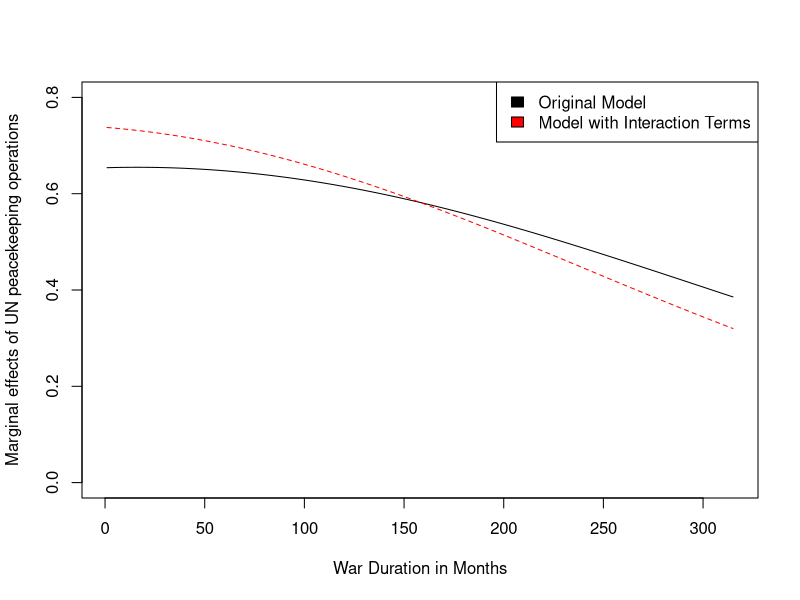

Source code (R): (Note: this script raises an error after producing the figure.)
setwd("/Users/anggunberlian/Desktop/CS112")
## THE SET UP

library(Matching)
foo <- read.csv("peace.csv")

################
#  QUESTION 2  #
################
# Replicate figure 8 in https://gking.harvard.edu/files/counterf.pdf
# EXCEPT instead of the original interaction term, add two other interaction terms: (exp*untype4) and (wardur*logcost)

# extract relevant columns
foo2 <- foo[, c(6:8, 11:16, 99, 50, 114, 49, 52, 63, 136, 109, 126, 48, 160, 142, 10, 108)]

# remove 2 rows with missing data (there are better ways to handle missing data)
foo2 <- foo2[c(-19, -47), ]

# check that all missing data is gone...
which(is.na(foo2) == TRUE)

# take a peek at the data set (identify the columns)
head(foo2)

# Train the two models (without and with interaction term)
glm1 <- glm(pbs2s3 ~ wartype + logcost + wardur + factnum + factnum2 + 
              trnsfcap + develop + exp + decade + treaty + untype4, 
            data = foo2, family = binomial)
summary(glm1)

glm.int <- glm(pbs2s3 ~ wartype + logcost + wardur + factnum + factnum2 + 
                     trnsfcap + develop + exp + decade + treaty + untype4 + exp*untype4 + wardur*logcost, 
                   data = foo2, family = binomial)
summary(glm.int)

# Predictors at their means
mean.wartype <- mean(foo2$wartype)
mean.logcost <- mean(foo2$logcost)
mean.logdead <- mean(foo2$logcost)
mean.factnum <- mean(foo2$factnum)
mean.factnum2 <- mean(foo2$factnum2)
mean.trnsfcap <- mean(foo2$trnsfcap)
mean.develop <- mean(foo2$develop)
mean.exp <- mean(foo2$exp)
mean.decade <- mean(foo2$decade)
mean.treaty <- mean(foo2$treaty)

# Get logit auxiliary function
get_logit <- function(X, coef) {
  logit <- coef[1] + sum(coef[2:length(coef)]*X)
  return(exp(logit) / (1 + exp(logit)))
}

storage.original.treat <- rep(NA, 315)
storage.original.control <- rep(NA, 315)

# For each war duration
for (wardur in 1:315) {
  
  # Hypothetical unit with predictors held at their means, for both
  # treatment and control group, and varying wardur.
  X.treat <- c(mean.wartype, mean.logcost, wardur, mean.factnum, mean.factnum2, 
               mean.trnsfcap, mean.develop, mean.exp, mean.decade, mean.treaty, 1)
  X.control <- c(mean.wartype, mean.logcost, wardur, mean.factnum, mean.factnum2, 
                 mean.trnsfcap, mean.develop, mean.exp, mean.decade, mean.treaty, 0)
  
  storage.original.treat[wardur]  <- get_logit(X.treat, coef(glm1))
  storage.original.control[wardur]  <- get_logit(X.control, coef(glm1))
}

# Marginal treatment effect is y_treat - y_control
original_y <- storage.original.treat - storage.original.control

# Same process, but for interaction model
storage.int.treat <- rep(NA, 315)
storage.int.control <- rep(NA, 315)
for (wardur in 1:315) {
  X.treat <- c(mean.wartype, mean.logdead, wardur, mean.factnum, mean.factnum2, 
               mean.trnsfcap, mean.develop, mean.exp, mean.decade, mean.treaty, 1, mean.exp*1, wardur*mean.logcost)
  X.control <- c(mean.wartype, mean.logdead, wardur, mean.factnum, mean.factnum2, 
                 mean.trnsfcap, mean.develop, mean.exp, mean.decade, mean.treaty, 0, 0, wardur*mean.logcost)
  storage.int.treat[wardur]  <- get_logit(X.treat, coef(glm.int))
  storage.int.control[wardur]  <- get_logit(X.control, coef(glm.int))
}
int_y <- storage.int.treat - storage.int.control

# Plot

plot(1:315, original_y, type = "l", ylim = c(0, 0.8), xlim = c(1, 315), xlab = "War Duration in Months", 
     ylab = "Marginal effects of UN peacekeeping operations", pch=18)
lines(1:315, int_y, col = "red", ylim = c(0, 0.8), xlim = c(1, 315), pch=19, lty=2)
legend("topright",
       c("Original Model","Model with Interaction Terms"),
       fill=c("black","red")
)

################
#  QUESTION 3  #
################
#Tr <- rep(0, length(foo$uncint))
#Tr[which(foo$uncint != "None")] <- 1
#Tr


################
#  QUESTION 4  #
################
foo <- read.csv("peace.csv")

# extract relevant columns
foo4 <- foo[, c(6:8, 11:16, 34:35, 99, 50, 52, 114, 49, 63, 136, 109, 126, 48, 160, 142, 10)]

# remove rows with missing data
foo4 <- foo4[c(-4, -16, -19, -47, -84, -93, -98), ]

# check that all missing data is gone...
which(is.na(foo4) == TRUE)

# take a peek at the data set (identify the columns)
head(foo4)

# simple regression
# change pbs2l and pbs5l into binary
foo4$pbs2l <- ifelse(foo4$pbs2l == 'Success', 1,0)
foo4$pbs5l <- ifelse(foo4$pbs5l == 'Success', 1,0)

Tr <- rep(0, length(foo4$uncint))
Tr[which(foo4$uncint != "None" & foo4$uncint != "Mediation")] <- 1
foo4$Tr <- Tr

# Balance before matching (for the logistic regression model)
mb1 <- MatchBalance(Tr ~ wartype + logcost + wardur + factnum + factnum2 + 
                      trnsfcap + develop + exp + decade + treaty, data = foo4, nboots=500)

# Two years
glm3 <- glm(pbs2l ~ wartype + logcost + wardur + factnum + factnum2 + 
              trnsfcap + develop + exp + decade + treaty + Tr, 
            data = foo4, family = binomial)
summary(glm3)

# Five years
glm4 <- glm(pbs5l ~ wartype + logcost + wardur + factnum + factnum2 + 
              trnsfcap + develop + exp + decade + treaty + Tr, 
            data = foo4, family = binomial)
summary(glm4)

# Two years
foo.counter_factual <- foo4
foo.counter_factual$Tr <- rep(1, nrow(foo4)) - foo4$Tr

counter.factuals <- predict(glm3, newdata=foo.counter_factual, type="response")
fitted.values <- predict(glm3, newdata = foo4, type = "response")
unit_treat_effects <- rep(NA, nrow(foo4))

mask <- foo4$Tr == 1
unit_treat_effects[mask] <- glm3$fitted.values[mask] - counter.factuals[mask]
unit_treat_effects[!mask] <- counter.factuals[!mask] - glm3$fitted.values[!mask]
mean(unit_treat_effects)
sd(unit_treat_effects)

# Five years
foo.counter_factual <- foo4
foo.counter_factual$Tr <- 1 - foo4$Tr
counter.factuals <- predict(glm4, newdata=foo.counter_factual, type="response")
unit_treat_effects <- rep(NA, nrow(foo4))

mask <- foo4$Tr == 1
unit_treat_effects[mask] <- glm4$fitted.values[mask] - counter.factuals[mask]
unit_treat_effects[!mask] <- counter.factuals[!mask] - glm4$fitted.values[!mask]
mean(unit_treat_effects)
sd(unit_treat_effects)

### Propensity Score Matching

glm5 <- glm(Tr ~ wartype + logcost + wardur + factnum + factnum2 + 
              trnsfcap + develop + exp + decade + treaty, data = foo4, family = binomial)
summary(glm5)

X <- glm5$fitted.values
Y1 <- foo4$pbs2l
Y2 <- foo4$pbs5l
m1  <- Match(Y=Y1, Tr=Tr, X=X, M=1)
summary(m1)

mb2 <- MatchBalance(Tr ~ wartype + logcost + wardur + factnum + factnum2 + 
                      trnsfcap + develop + exp + decade + treaty, data = foo4, 
                    match.out = m1, nboots=500)


mask <- which(!is.na(Y2))
m2  <- Match(Y=Y2[mask], Tr=Tr[mask], X=X[mask], M=1)
summary(m2)

mb3 <- MatchBalance(Tr ~ wartype + logcost + wardur + factnum + factnum2 + 
                      trnsfcap + develop + exp + decade + treaty, data = foo4, 
                    match.out = m2, nboots=500)


### Genetic Matching

X = cbind(foo4$wartype, foo4$logcost, foo4$wardur, foo4$factnum, 
          foo4$factnum2, foo4$trnsfcap, foo4$develop, foo4$exp, foo4$decade, foo4$treaty)

Y1 <- foo4$pbs2l
Y2 <- foo4$pbs5l
Tr <- foo4$Tr

genout <- GenMatch(Tr=Tr, X=X, M=1,
                   pop.size=200, max.generations=10, wait.generations=25)
m3  <- Match(Y=Y1, Tr=Tr, X=X, M=1, Weight.matrix = genout)
summary(m3)

mb4 <- MatchBalance(Tr ~ wartype + logcost + wardur + factnum + factnum2 + 
                      trnsfcap + develop + exp + decade + treaty, data = foo4, 
                    match.out = m3, nboots=1000)

genout1 <- GenMatch(Tr=Tr[mask], X=X[mask,], M=1,
                    pop.size=200, max.generations=10, wait.generations=25)
m4  <- Match(Y=Y2[mask], Tr=Tr[mask], X=X[mask,], M=1, Weight.matrix = genout1)
summary(m4)

mb5 <- MatchBalance(Tr ~ wartype + logcost + wardur + factnum + factnum2 + 
                      trnsfcap + develop + exp + decade + treaty, data = foo4, 
                    match.out = m4, nboots=1000)


### Genetic Matching w/ Propensity Score

Xp = cbind(glm5$fitted.values, foo4$wartype, foo4$logcost, foo4$wardur, foo4$factnum, 
          foo4$factnum2, foo4$trnsfcap, foo4$develop, foo4$exp, foo4$decade, foo4$treaty)

Y1 <- foo4$pbs2l
Y2 <- foo4$pbs5l
Tr <- foo4$Tr

genout <- GenMatch(Tr=Tr, X=Xp, M=1,
                   pop.size=200, max.generations=10, wait.generations=25)
m6  <- Match(Y=Y1, Tr=Tr, X=Xp, M=1, Weight.matrix = genout)
summary(m6)

mb7 <- MatchBalance(Tr ~ wartype + logcost + wardur + factnum + factnum2 + 
                      trnsfcap + develop + exp + decade + treaty, data = foo4, 
                    match.out = m6, nboots=1000)

genout1 <- GenMatch(Tr=Tr[mask], X=Xp[mask,], M=1,
                    pop.size=200, max.generations=10, wait.generations=25)
m8  <- Match(Y=Y2[mask], Tr=Tr[mask], X=X[mask,], M=1, Weight.matrix = genout1)
summary(m8)

mb9 <- MatchBalance(Tr ~ wartype + logcost + wardur + factnum + factnum2 + 
                      trnsfcap + develop + exp + decade + treaty, data = foo4, 
                    match.out = m8, nboots=1000)
